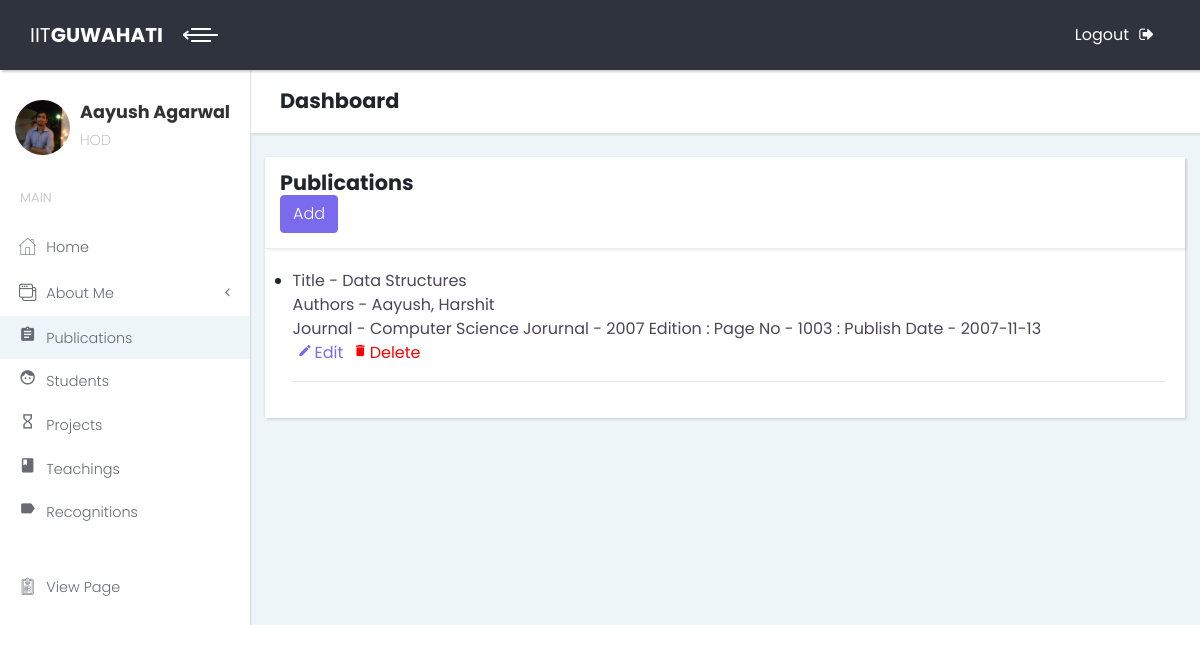
/test/publication/ (signed in), run on an earlier commit of the app's database.
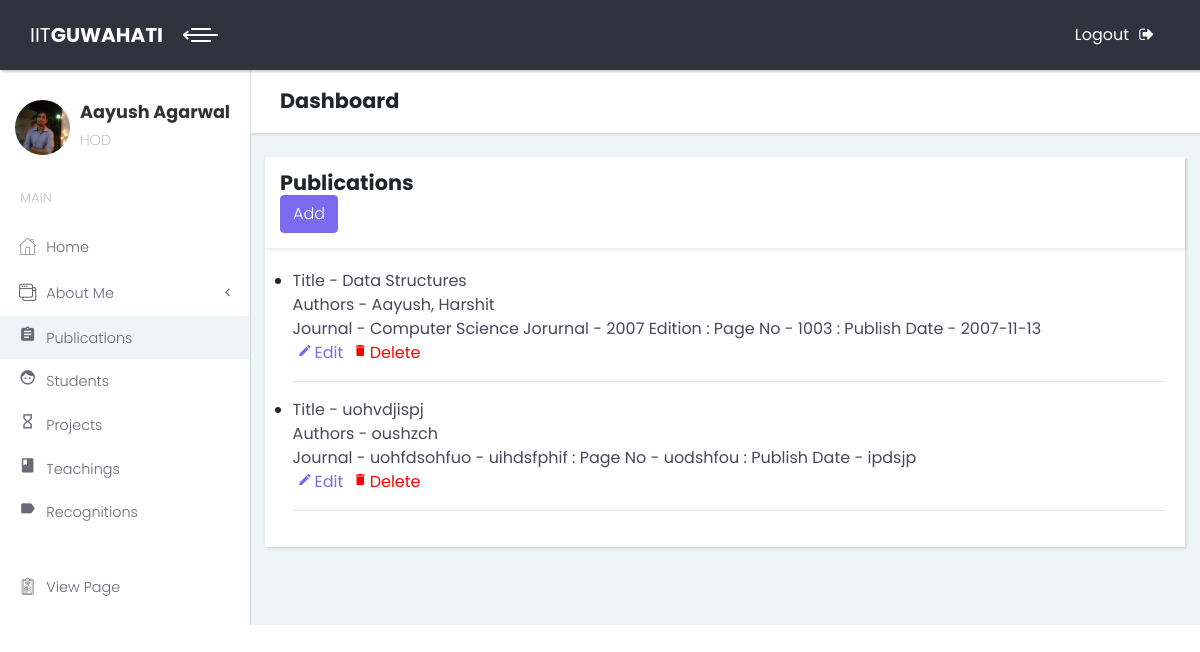
And on a later commit of the database.
### details/models.py (models this page shows)
class PublicationDetails(models.Model):
    username = models.ForeignKey(User, on_delete=models.CASCADE)
    Authors = models.CharField(max_length=255)
    title=models.CharField(max_length=255)
    journal = models.CharField(max_length=255)
    journal_volume = models.CharField(max_length=255)
    page_no = models.CharField(max_length=255)
    publish_date = models.CharField(max_length=255)

### details/views.py (the view)
@login_required
def Publication(request):
    user_name = request.user.username
    try:
        users = PublicationDetails.objects.filter(username__username=user_name)
    except ObjectDoesNotExist:
        return redirect('/test/publication/create')
    try:
        profile = ProfileDetails.objects.get(username__username=request.user.username)
    except ProfileDetails.DoesNotExist:
        profile=None
    context={
        'users':users,
        'profile':profile,
    }
    return render(request, 'publication.html', context)

### details/templates/publication.html (shortened to what this page needs)
{% extends "dashboard.html" %}
{% block name %}
<h2><span style="padding-right: 840px">Publications</span>
  <a href = "{% url 'details:publication' %}add" style="">
    <button type="button" class="btn btn-primary" name="button">Add</button>
  </a>
</h2>
{% endblock %}
{% block content %}
<ul>
{% for sub in users %}
  <li>
    <div id="list">Title - {{sub.title}}<br>Authors - {{sub.Authors}}<br>Journal - {{sub.journal}} - {{sub.journal_volume}} : Page No - {{sub.page_no}} : Publish Date - {{sub.publish_date}}</div>
    <a href="{% url 'details:publication_edit' pk=sub.pk %}">
    <i class="material-icons" id="icon">mode_edit</i>Edit
    </a>
    <a href="{% url 'details:publication_delete' pk=sub.pk %} " style="color:red">
      <i class="material-icons" id="icon">delete</i>Delete
    </a>
    <hr>
  </li>
{% endfor %}
</ul>
{% endblock %}

What changed in the data, as far as the page shows it:
added PublicationDetails: title "uohvdjispj", Authors "oushzch", journal "uohfdsohfuo", journal_volume "uihdsfphif", page_no "uodshfou", publish_date "ipdsjp"
